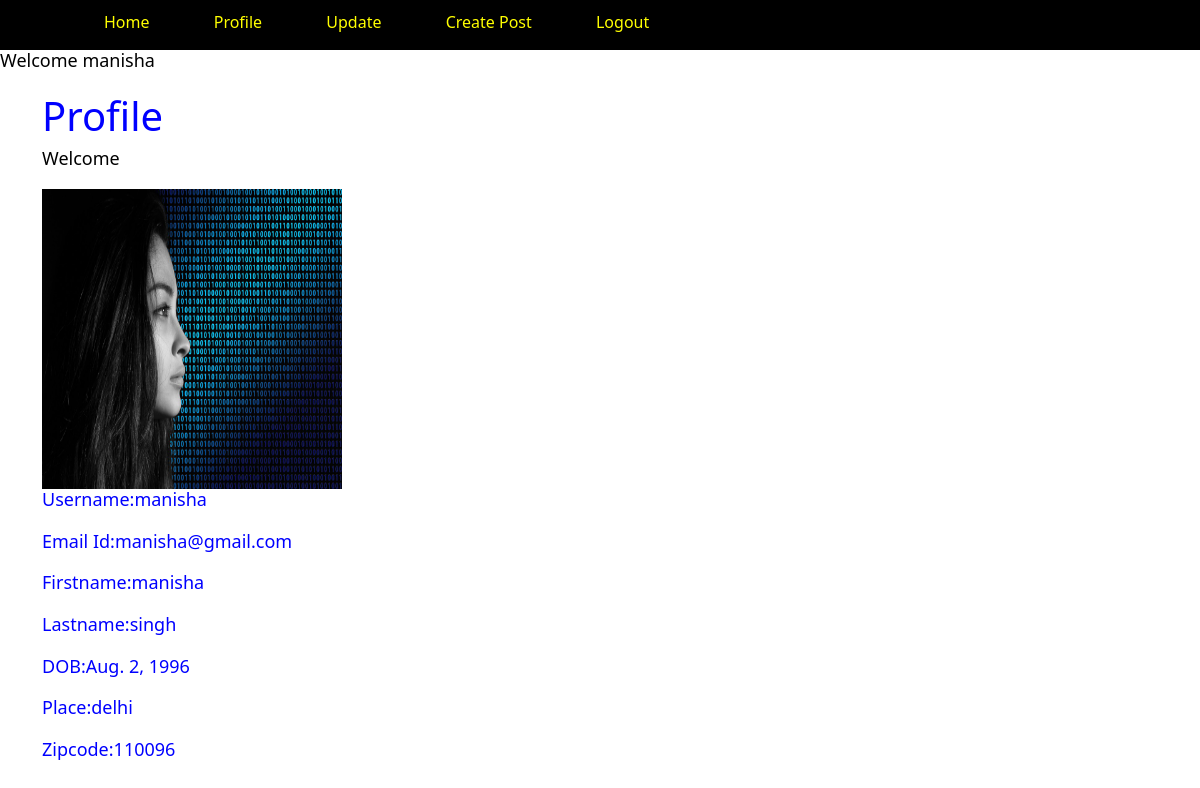
/profile/ (signed in), run on the app's committed database.
### myapp/models.py (models this page shows)
class Profile(models.Model):
    user = models.OneToOneField(User, on_delete=models.CASCADE)
    first_name = models.CharField(max_length=50,default=None,null=True,blank=True)
    last_name = models.CharField(max_length=50,default=None,null=True,blank=True)
    place = models.CharField(max_length=100)
    zipcode = models.CharField(max_length=10)
    dob = models.DateField()
    picture = models.ImageField(upload_to='profile_images')
    def __str__(self):
        return self.user.username

### myapp/views.py (the view)
# urls.py: path('profile/', views.profile, name='profile'),
@login_required
def profile(request):
    profile = get_object_or_404(Profile, user=request.user)
    profile_details=Profile.objects.filter(user=request.user)
    user = User.objects.filter(username=request.user)
    print(profile)
    context = {'details':profile_details,'user_details':user}
    return render(request,'profile.html',context)

### myapp/templates/profile.html (shortened to what this page needs)
{% extends 'base.html' %}
    {% block content %}
    <div  class="container mt-3">
       <h1 style=color:blue>Profile</h1>
    <div class="im">
      {% for i in details %}
      <h2 style=color:black>Welcome {{user_details.username}}</h2>
      <div ><img src="{{i.picture.url}}" alt="" /></div>
      <div class="text">
      {% for j in user_details %}
        <h2>Username:{{j.username}}</h2>
        <h2>Email Id:{{j.email}}</h2>
      {% endfor %}
        <h2>Firstname:{{i.first_name}}</h2>
        <h2>Lastname:{{i.last_name}}</h2>
        <h2>DOB:{{i.dob}}</h2>
        <h2>Place:{{i.place}}</h2>
        <h2>Zipcode:{{i.zipcode}}</h2>
      </div>
    </div>
    </div>
    {% endfor %}
   {% endblock %}

### myapp/templates/base.html (shortened to what this page needs)
<!DOCTYPE html>
{% load static  %}
<html>
<head>
  <link rel="stylesheet" href="{% static 'css/all.min.css' %}">
  <link rel="stylesheet" href="{% static 'css/bootstrap.css' %}" />
</head>
<body  style=background-color:white>
  <nav>
  <div class='container'>
    {% if user.is_authenticated %}
    <ul>
      <li><a href="{% url 'home' %}">Home</a></li>
      <li><a href="{% url 'profile' %}">Profile</a></li>
      <li><a href="{% url 'update' %}">Update</a></li>
      <li><a href="{% url 'create_post' %}">Create Post</a></li>
      <li><a href="{% url 'logout' %}">Logout</a></li>
    </ul>
    {% else %}
    <ul>
    {% comment %} <li><a href="{% url 'home' %}">Home</a></li> {% endcomment %}
    <li><a href="{% url 'login' %}">Login</a></li>
    <li><a href="{% url 'register' %}">Sing Up</a></li>
  </ul>
    {% endif %}
  </div>
  </nav>
  {% if user.is_authenticated %}
  <h2 style=color:black>Welcome {{user.username}}</h2>
  {% endif %}
  {% block content %}
  {% endblock %}
</body>
</html>

### myapp/templates/base.html (style rules this page uses)
nav { background-color: black; width: 100%; height: 50px; display: flex; align-items: center; justify-content: space-between; padding: 20px 0; position: relative; z-index: 2; }
nav ul li { padding-top: 10px; display: inline-block; list-style: none; margin: 10px 30px; }
nav ul li a { text-decoration: none; color:yellow; }
.text { color:blue; }
img { height: 300px; width: 300px; }
nav div ul li a { text-decoration: none; color: yellow; }
h2 { font-size: 18px; margin-bottom: 20px; text-color: brown; }

### data on the page
Profile: picture (picture), first_name "manisha", last_name "singh", dob "Aug. 2, 1996", place "delhi", zipcode "110096"

### other printed values
{{ user.username }} "manisha"
{{ j.username }} "manisha"
{{ j.email }} "manisha@gmail.com"
